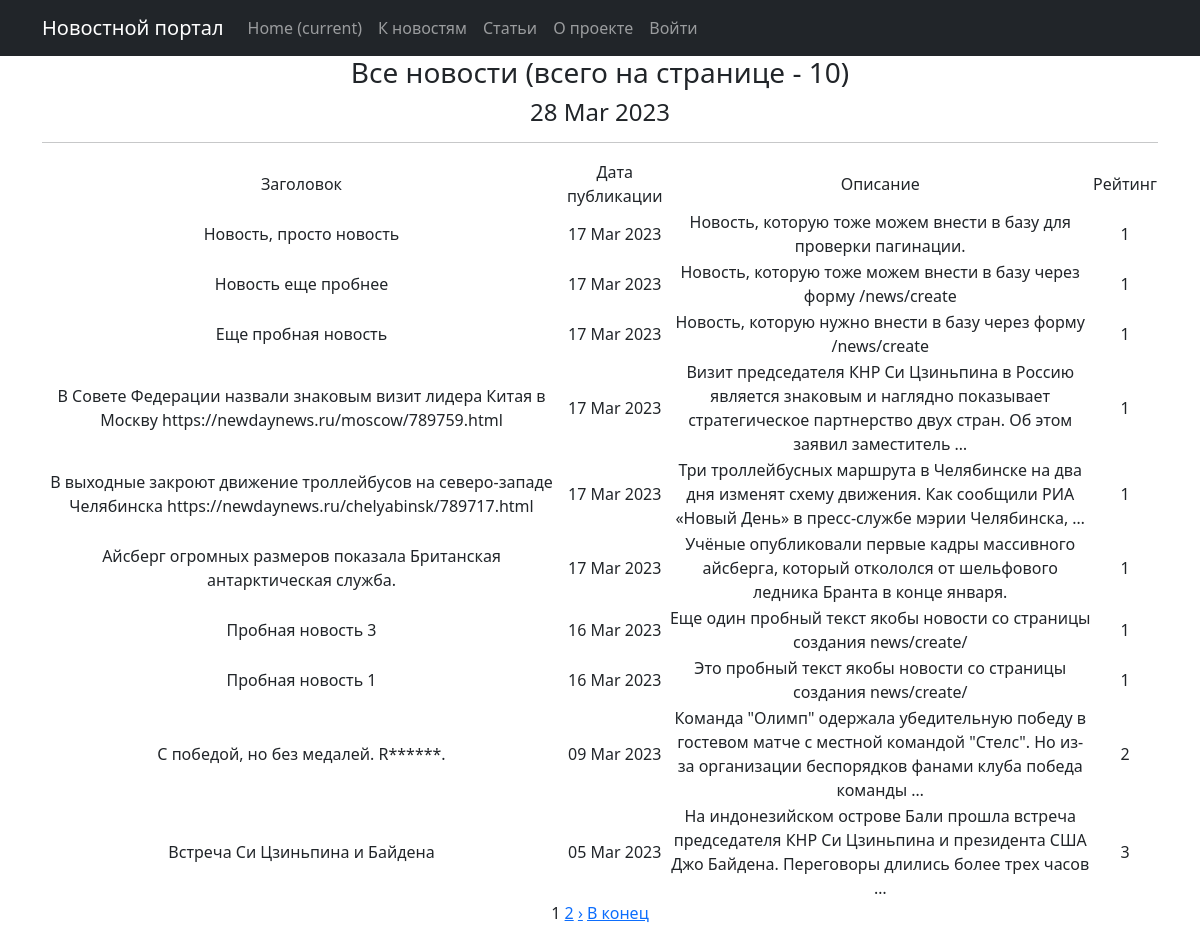
The app's page /posts/news/ with its own data.
### news/models.py (models this page shows, shortened)
class Post(models.Model):
    author = models.ForeignKey(Author, on_delete=models.CASCADE)
    content = models.CharField(max_length=2, choices=CONTENTS)
    time_in = models.DateTimeField(auto_now_add=True)
    category = models.ManyToManyField(Category, through='PostCategory')
    title = models.CharField(max_length=255,)
    content_text = models.TextField()
    content_rate = models.IntegerField(default=1)

### news/views.py (the view)
# urls.py: path("news/", NewsList.as_view(), name='news_list'),
class NewsList(ListView):
    model = Post
    queryset = Post.objects.filter(content = 'NW')
    ordering = '-time_in'
    template_name = 'news.html'
    context_object_name = 'news'
    paginate_by = 10
    def get_queryset(self):
        queryset = super().get_queryset()
        self.filterset = PostFilter(self.request.GET, queryset)
        return self.filterset.qs
    def get_context_data(self, **kwargs):
        context = super().get_context_data(**kwargs)
        context['time_now'] = datetime.utcnow()
        context['filterset'] = self.filterset
        return context

### news/templatetags/custom_filters.py (called while the page is built)
@register.filter()
@stringfilter #чтобы не вызывать ошибки, приведем в строку
def censor(value, bad_words = bad_list):
    words = value.split()#разделим строку
    new_line=''
    for word in words:
        if word.lower() in bad_words in bad_words:
            new_line += word[0] #если да, первый символ оставляем
            for i in word[1:]:
                new_line += '*'#остальные заменяем на *
            new_line += ' '
        elif (word[:-1].lower()) in bad_words:
            new_line += word[0]
            for i in word[1:-1]:
                new_line += '*'
            new_line += (word[-1] + ' ')
        else:
            new_line += (word + ' ')
    return new_line.rstrip()

### news/templatetags/custom_tags.py (called while the page is built)
@register.simple_tag(takes_context=True)
def url_replace(context, **kwargs):
   d = context['request'].GET.copy()
   for k, v in kwargs.items():
       d[k] = v
   return d.urlencode()

### templates/news.html (shortened to what this page needs)
{% extends 'flatpages/default.html' %}
{% load custom_filters %}
{% load custom_tags %}
{% block content %}
    <h3>Все новости (всего на странице - {{ news|length}})</h3>
    <h4>{{ time_now|date:'d M Y'}}</h4>
    <hr>
    {% if news %}
       <table>
           <tr>
               <td>Заголовок</td>
               <td>Дата публикации</td>
               <td>Описание</td>
               <td>Рейтинг</td>
           </tr>
           {% for post in news %}
           {% if post.content == 'NW' %}
           <tr>
               <td>{{ post.title|censor }}</td>
               <td>{{ post.time_in|date:'d M Y' }}</td>
               <td>{{ post.content_text|censor|truncatewords:20 }}</td>
               <td>{{ post.content_rate }}</td>
           </tr>
           {% endif %}
           {% endfor %}
       </table>
    {% else %}
        <h3>Новости не найдены</h3>
    {% endif %}
   {{ page_obj.number }}
   {% if page_obj.has_next %}
       <a href="?{% url_replace page=page_obj.next_page_number %}">{{ page_obj.next_page_number }}</a>
   {% endif %}
        {% if page_obj.has_next %}
            <a href="?{% url_replace page=page_obj.next_page_number %}">&rsaquo;</a>
            <a href="?{% url_replace page=page_obj.paginator.num_pages %}">В конец</a>
        {% endif %}
{% endblock content %}

### records on screen
Post: title|censor "Новость, просто новость", time_in "17 Mar 2023", content_text|censor "Новость, которую тоже можем внести в базу для проверки пагинации.", content_rate "1"
Post: title|censor "Новость еще пробнее", time_in "17 Mar 2023", content_text|censor "Новость, которую тоже можем внести в базу через форму /news/create", content_rate "1"
Post: title|censor "Еще пробная новость", time_in "17 Mar 2023", content_text|censor "Новость, которую нужно внести в базу через форму /news/create", content_rate "1"
Post: title|censor "В Совете Федерации назвали знаковым визит лидера Китая в Москву https://newdaynews.ru/moscow/789759.html", time_in "17 Mar 2023", content_text|censor "Визит председателя КНР Си Цзиньпина в Россию является знаковым и наглядно показывает стратегическое партнерство двух стран. Об этом заявил заместитель …", content_rate "1"
Post: title|censor "В выходные закроют движение троллейбусов на северо-западе Челябинска https://newdaynews.ru/chelyabinsk/789717.html", time_in "17 Mar 2023", content_text|censor "Три троллейбусных маршрута в Челябинске на два дня изменят схему движения. Как сообщили РИА «Новый День» в пресс-службе мэрии Челябинска, …", content_rate "1"
Post: title|censor "Айсберг огромных размеров показала Британская антарктическая служба.", time_in "17 Mar 2023", content_text|censor "Учёные опубликовали первые кадры массивного айсберга, который откололся от шельфового ледника Бранта в конце января.", content_rate "1"
Post: title|censor "Пробная новость 3", time_in "16 Mar 2023", content_text|censor "Еще один пробный текст якобы новости со страницы создания news/create/", content_rate "1"
Post: title|censor "Пробная новость 1", time_in "16 Mar 2023", content_text|censor "Это пробный текст якобы новости со страницы создания news/create/", content_rate "1"
Post: title|censor "С победой, но без медалей. R******.", time_in "09 Mar 2023", content_text|censor "Команда \"Олимп\" одержала убедительную победу в гостевом матче с местной командой \"Стелс\". Но из-за организации беспорядков фанами клуба победа команды …", content_rate "2"
Post: title|censor "Встреча Си Цзиньпина и Байдена", time_in "05 Mar 2023", content_text|censor "На индонезийском острове Бали прошла встреча председателя КНР Си Цзиньпина и президента США Джо Байдена. Переговоры длились более трех часов …", content_rate "3"

### other values on screen
{{ news|length }} "10"
{{ time_now|date:'d M Y' }} "28 Mar 2023"
{{ page_obj.number }} "1"
{{ page_obj.next_page_number }} "2"
